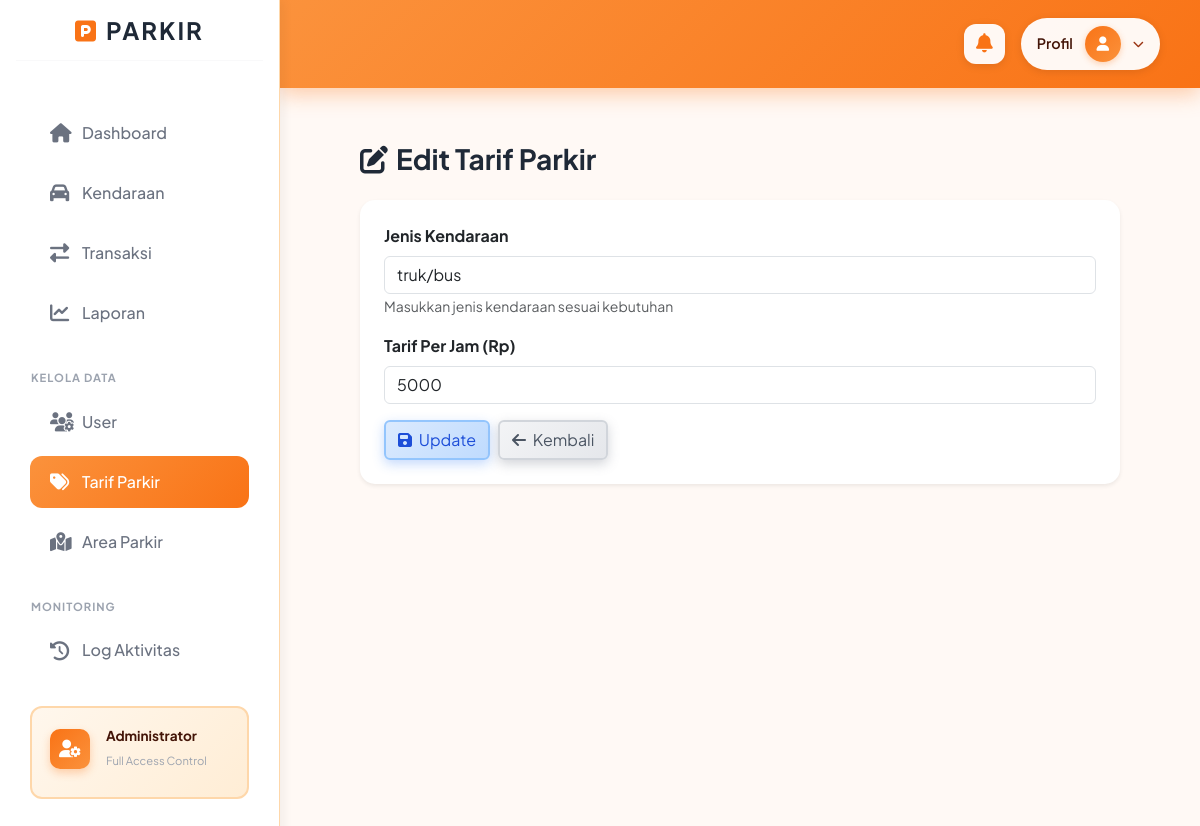
Page /index.php?c=Tarif&m=edit&id=3 (signed in) on the earlier database version.
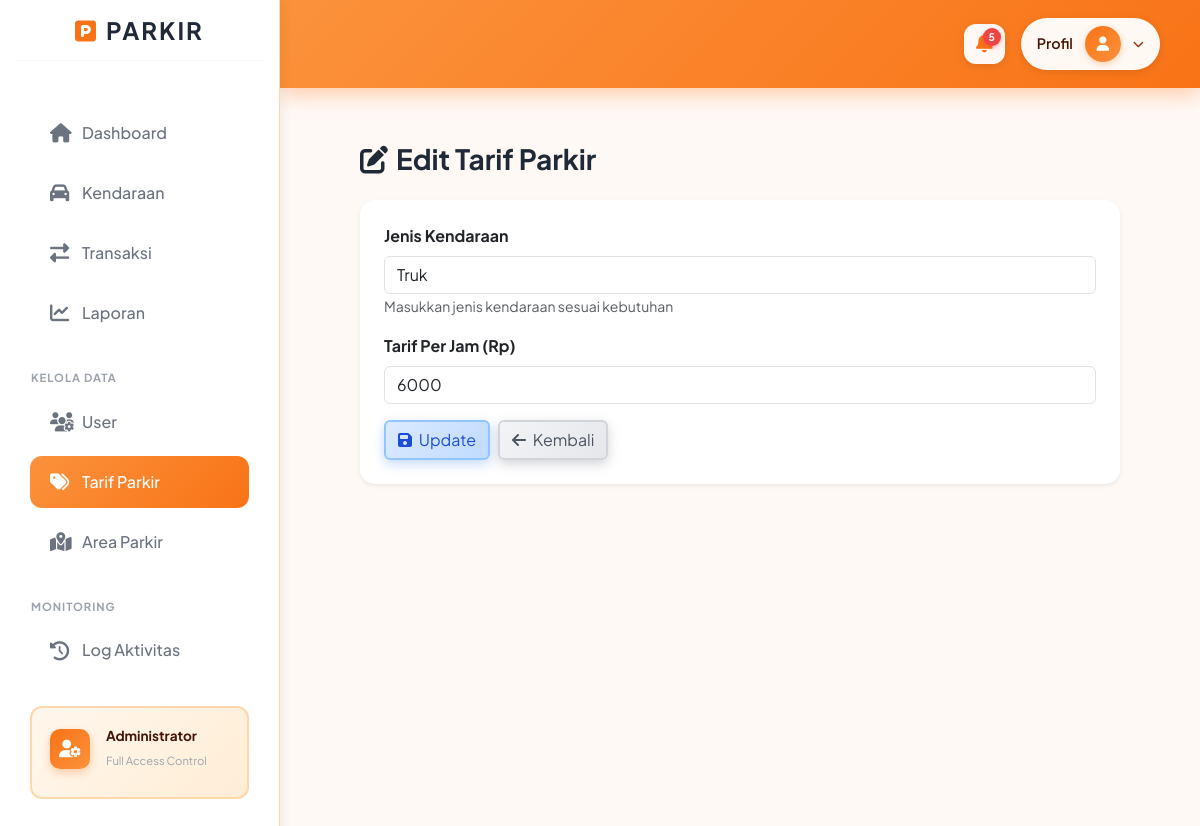
Same page on the later database version.
### tables this page shows
CREATE TABLE `tb_tarif` (
  `id_tarif` int NOT NULL,
  `jenis_kendaraan` varchar(50) NOT NULL,
  `tarif_per_jam` decimal(10,0) NOT NULL
);

### controllers/TarifController.php (called while the page is built, shortened)
<?php
class TarifController {
    public function edit() {
        $id = $_GET['id'];
        $model = new TarifModel();
        $data = $model->getById($id);
        include "views/tarif/edit.php";
    }
}

### config/database.php (called while the page is built)
<?php
class Database {
    public static function connect() {
        $host     = "localhost";
        $dbname   = "db_parkir";
        $username = "root";
        $password = "";
        try {
            $pdo = new PDO("mysql:host=$host;dbname=$dbname;charset=utf8", $username, $password);
            $pdo->setAttribute(PDO::ATTR_ERRMODE, PDO::ERRMODE_EXCEPTION);
            $pdo->exec("SET time_zone = '+07:00'");
            return $pdo;
        } catch (PDOException $e) {
            die("Koneksi database gagal: " . $e->getMessage());
        }
    }
}

### models/TarifModel.php (called while the page is built, shortened)
<?php
class TarifModel {
  private $db;
  function __construct(){
    $this->db = Database::connect();
  }
  function getById($id){
    $q = $this->db->prepare("SELECT * FROM tb_tarif WHERE id_tarif=?");
    $q->execute([$id]);
    return $q->fetch(PDO::FETCH_ASSOC);
  }
}

### views/tarif/edit.php (the view, shortened to what the changed rows need)
<?php include "views/layout/header.php"; ?>
<div class="container-fluid py-4">
    <div class="mb-4">
        <h3 class="fw-bold m-0"><i class="fas fa-edit me-2"></i>Edit Tarif Parkir</h3>
    </div>
    <div class="card border-0 shadow-sm" style="border-radius: 15px;">
        <div class="card-body p-4">
            <form method="POST" action="index.php?c=Tarif&m=update">
                <div class="mb-3">
                    <label class="form-label fw-bold">Jenis Kendaraan</label>
                    <input type="text" name="jenis_kendaraan" class="form-control" value="<?= $data['jenis_kendaraan'] ?>" required>
                    <small class="text-muted">Masukkan jenis kendaraan sesuai kebutuhan</small>
                </div>
                <div class="mb-3">
                    <label class="form-label fw-bold">Tarif Per Jam (Rp)</label>
                    <input type="number" name="tarif_per_jam" class="form-control" value="<?= $data['tarif_per_jam'] ?>" required>
                </div>
                <div class="d-flex gap-2">
                    <button type="submit" class="btn btn-primary">
                        <i class="fas fa-save me-1"></i> Update
                    </button>
                    <a href="index.php?c=Tarif&m=index" class="btn btn-secondary">
                        <i class="fas fa-arrow-left me-1"></i> Kembali
                    </a>
                </div>
            </form>
        </div>
    </div>
</div>
<?php include "views/layout/footer.php"; ?>

### views/layout/header.php (shortened to what the changed rows need)
<!DOCTYPE html>
<html lang="id">
<head>
    <link rel="stylesheet" href="assets/css/halaman.css">
    <link href="https://cdn.jsdelivr.net/npm/bootstrap@5.3.0/dist/css/bootstrap.min.css" rel="stylesheet">
    <link rel="stylesheet" href="https://cdnjs.cloudflare.com/ajax/libs/font-awesome/6.4.0/css/all.min.css">
</head>
<body>
<?php
$user_role = $_SESSION['user']['role'] ?? 'guest';
?>
<div class="wrapper">
    <nav id="sidebar">
    <div class="sidebar-header p-3 text-center">
        <h4 class="fw-bold mb-0" style="letter-spacing: 2px; color: #431407;">
            <i class="fas fa-parking me-2" style="color: #f97316;"></i>PARKIR
        </h4>
        <hr style="border-color: #fed7aa; margin-top: 15px; margin-bottom: 0;">
    </div>
       <div class="nav-menu">
            <a href="index.php?c=Dashboard&m=index" class="nav-link <?= (!isset($_GET['c']) || $_GET['c'] == 'Dashboard') ? 'active' : '' ?>">
                <i class="fas fa-home"></i> Dashboard
            </a>
            <?php if (in_array($user_role, ['admin', 'petugas'])): ?>
             <a href="index.php?c=Kendaraan&m=index" class="nav-link <?= (isset($_GET['c']) && $_GET['c'] == 'Kendaraan') ? 'active' : '' ?>">
                <i class="fas fa-car"></i> Kendaraan
            </a>
            <?php endif; ?>
            <?php if (in_array($user_role, ['admin', 'petugas'])): ?>
            <a href="index.php?c=Transaksi&m=index" class="nav-link <?= (isset($_GET['c']) && $_GET['c'] == 'Transaksi') ? 'active' : '' ?>">
                <i class="fas fa-exchange-alt"></i> Transaksi
            </a>
            <?php endif; ?>
            <?php if (in_array($user_role, ['admin', 'owner'])): ?>
            <a href="index.php?c=Laporan&m=index" class="nav-link <?= (isset($_GET['c']) && $_GET['c'] == 'Laporan' && (!isset($_GET['m']) || $_GET['m'] == 'index')) ? 'active' : '' ?>">
                <i class="fas fa-chart-line"></i> Laporan
            </a>
            <?php endif; ?>
            <?php if ($user_role == 'admin'): ?>
            <div style="margin-top: 30px; margin-bottom: 10px;">
                <small class="text-muted px-3 d-block text-uppercase fw-bold" style="font-size: 0.7rem; letter-spacing: 1px;">
                    Kelola Data
                </small>
            </div>
            <a href="index.php?c=User&m=index" class="nav-link <?= (isset($_GET['c']) && $_GET['c'] == 'User') ? 'active' : '' ?>">
                <i class="fas fa-users-cog"></i> User
            </a>
            <a href="index.php?c=Tarif&m=index" class="nav-link <?= (isset($_GET['c']) && $_GET['c'] == 'Tarif') ? 'active' : '' ?>">
                <i class="fas fa-tags"></i> Tarif Parkir
            </a>
            <a href="index.php?c=Area&m=index" class="nav-link <?= (isset($_GET['c']) && $_GET['c'] == 'Area') ? 'active' : '' ?>">
                <i class="fas fa-map-marked-alt"></i> Area Parkir
            </a>
            <div style="margin-top: 30px; margin-bottom: 10px;">
                <small class="text-muted px-3 d-block text-uppercase fw-bold" style="font-size: 0.7rem; letter-spacing: 1px;">
                    Monitoring
                </small>
            </div>
            <a href="index.php?c=Laporan&m=log_aktivitas" class="nav-link <?= (isset($_GET['c']) && $_GET['c'] == 'Laporan' && isset($_GET['m']) && $_GET['m'] == 'log_aktivitas') ? 'active' : '' ?>">
                <i class="fas fa-history"></i> Log Aktivitas
            </a>
            <div style="margin: 30px 15px 20px 15px; padding: 18px; background: linear-gradient(135deg, #fff7ed, #ffedd5); border-radius: 12px; border: 2px solid #fed7aa;">
                <div class="d-flex align-items-center gap-3 mb-2">
                    <div style="width: 40px; height: 40px; background: linear-gradient(135deg, #f97316, #fb923c); border-radius: 10px; display: flex; align-items: center; justify-content: center; box-shadow: 0 4px 8px rgba(249, 115, 22, 0.3);">
                        <i class="fas fa-user-cog" style="color: white; font-size: 1.1rem;"></i>
                    </div>
                    <div>
                        <p class="mb-0 fw-bold" style="color: #431407; font-size: 0.85rem;">Administrator</p>
                        <small style="color: #9a3412; font-size: 0.7rem;">Full Access Control</small>
                    </div>
                </div>
            </div>
            <?php endif; ?>
        </div>
    </nav>
    <div id="content">
    <nav class="top-navbar d-flex justify-content-between align-items-center">
        <div class="d-flex align-items-center gap-3">
            <?php if($user_role == 'admin'): ?>
            <div class="dropdown">
                <?php
                $db = Database::connect();
                $today = date('Y-m-d');
                $query = "SELECT t.*, k.plat_nomor, k.jenis_kendaraan
                         FROM tb_transaksi t
                         JOIN tb_kendaraan k ON t.id_kendaraan = k.id_kendaraan
                         WHERE DATE(t.waktu_keluar) = ? AND t.status = 'keluar'
                         ORDER BY t.waktu_keluar DESC
                         LIMIT 5";
                $stmt = $db->prepare($query);
                $stmt->execute([$today]);
                $notif_keluar = $stmt->fetchAll(PDO::FETCH_ASSOC);
                $jumlah_keluar = count($notif_keluar);
                ?>
                <div class="notif-trigger"
                    id="dropdownNotif"
                    data-bs-toggle="dropdown"
                    aria-expanded="false"
                    style="cursor: pointer; position: relative; padding: 8px 12px; background: rgba(255, 255, 255, 0.95); border-radius: 12px; transition: all 0.3s ease; box-shadow: 0 2px 8px rgba(0,0,0,0.1);">
                    <i class="fas fa-bell" style="color: #f97316; font-size: 1.2rem;"></i>
                    <?php if($jumlah_keluar > 0): ?>
                    <span class="notif-badge" style="position: absolute; top: 4px; right: 4px; background: #ef4444; color: white; border-radius: 50%; width: 18px; height: 18px; display: flex; align-items: center; justify-content: center; font-size: 0.65rem; font-weight: 700; box-shadow: 0 2px 4px rgba(239, 68, 68, 0.4);">
                        <?= $jumlah_keluar ?>
                    </span>
                    <?php endif; ?>
                </div>
            </div>
            <?php endif; ?>
            <div class="dropdown">
            <div class="profile-dropdown-trigger d-flex align-items-center gap-2"
                id="dropdownMenuUser"
                data-bs-toggle="dropdown"
                aria-expanded="false"
                role="button"
                style="cursor: pointer; padding: 8px 16px; background: rgba(255, 255, 255, 0.95); border-radius: 50px; transition: all 0.3s ease; box-shadow: 0 2px 8px rgba(0,0,0,0.1);">
                <span class="profile-name d-none d-sm-block" style="color: #431407; font-weight: 600; font-size: 0.9rem; margin-right: 4px;">
                    Profil
                </span>
                <div class="profile-avatar" style="width: 36px; height: 36px; background: linear-gradient(135deg, #f97316, #fb923c); border-radius: 50%; display: flex; align-items: center; justify-content: center; color: white; font-size: 0.9rem; font-weight: 600; box-shadow: 0 2px 6px rgba(249, 115, 22, 0.3);">
                    <i class="fas fa-user"></i>
                </div>
                <i class="fas fa-chevron-down" style="color: #9a3412; font-size: 0.7rem; margin-left: 4px;"></i>
            </div>
            </div>
        </div>
    </nav>
        <div class="container-fluid">

Differences in the rows shown:
changed tb_tarif: jenis_kendaraan "truk/bus" → "Truk"; tarif_per_jam "5000" → "6000"
Other differences:
$jumlah_keluar: (not shown) → "5"
